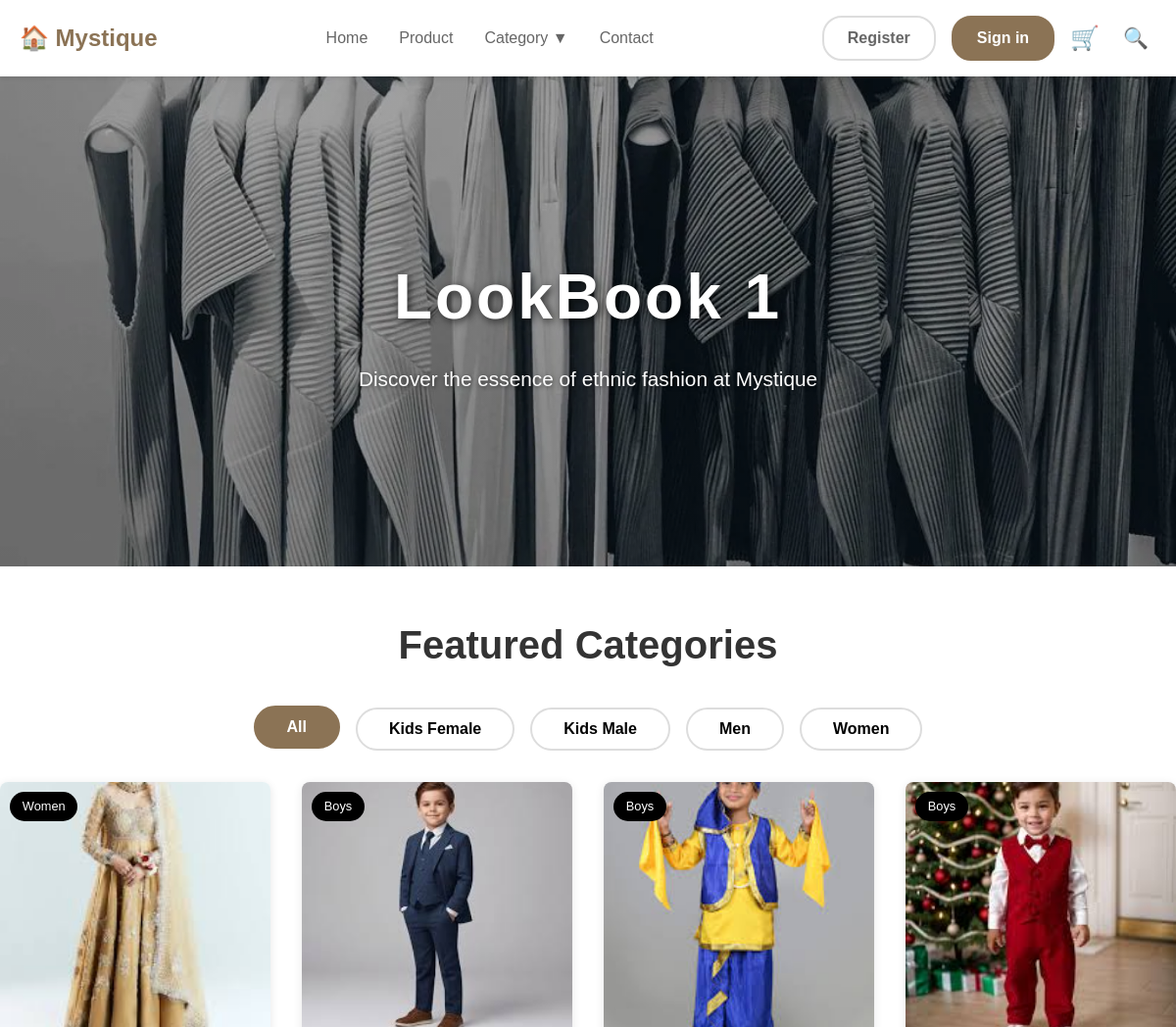
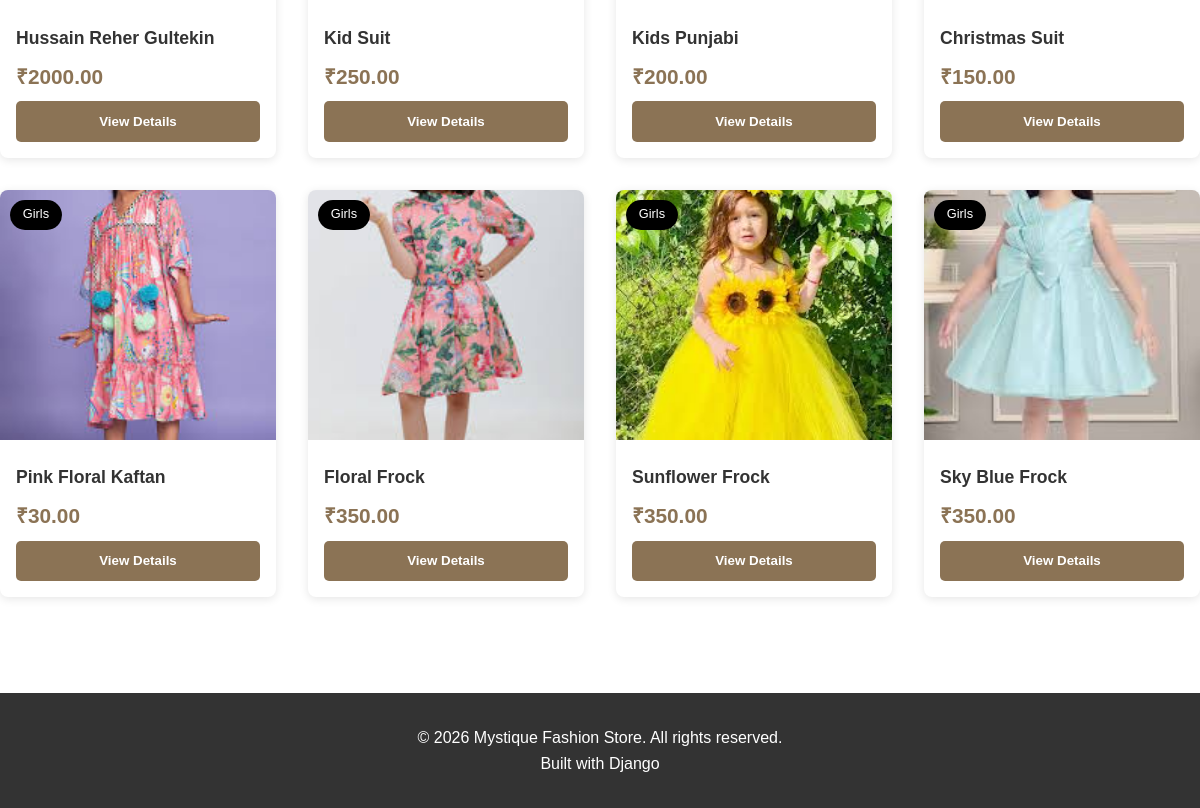
The app's page /, older data (2 pictures, top to bottom).
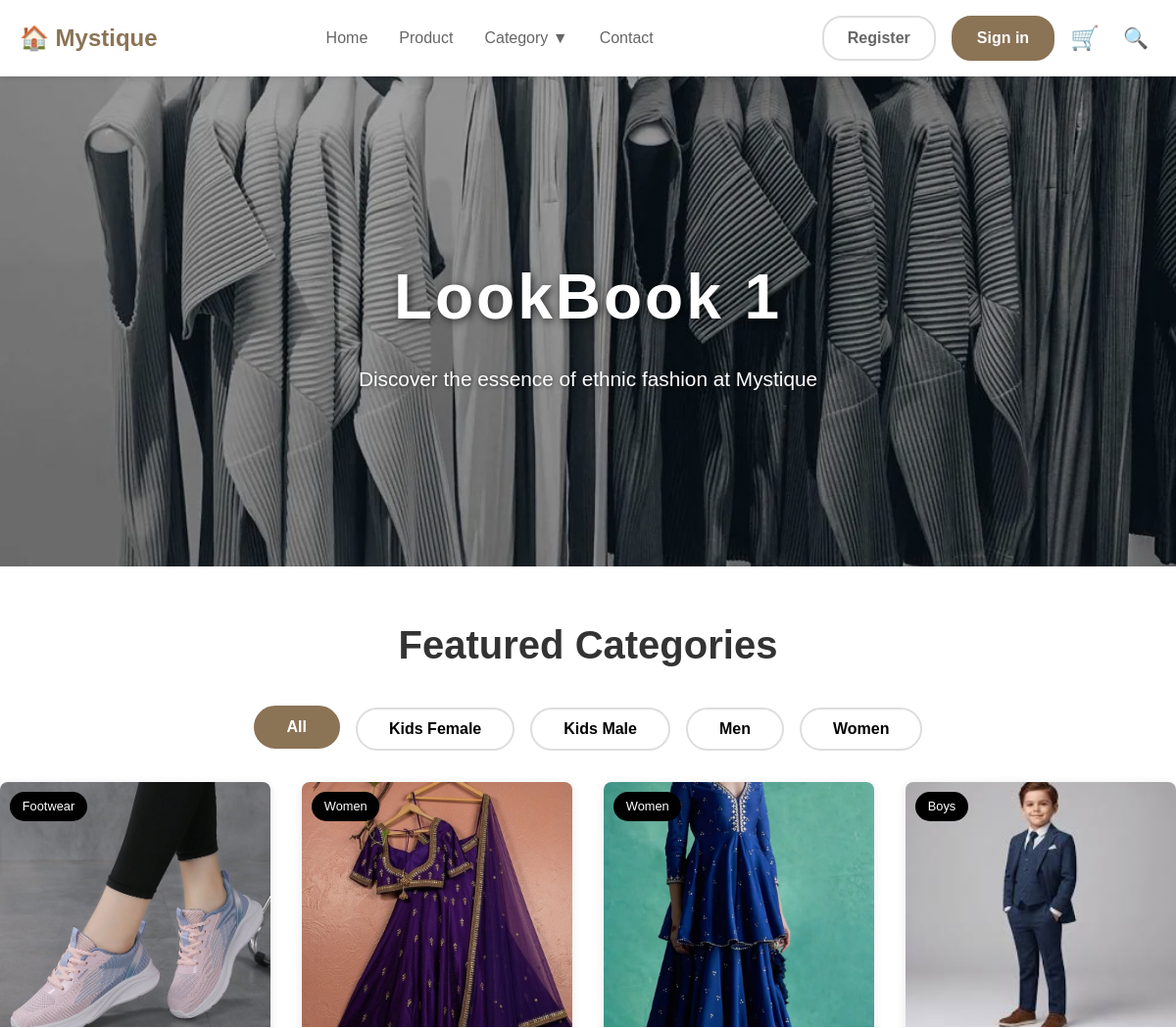
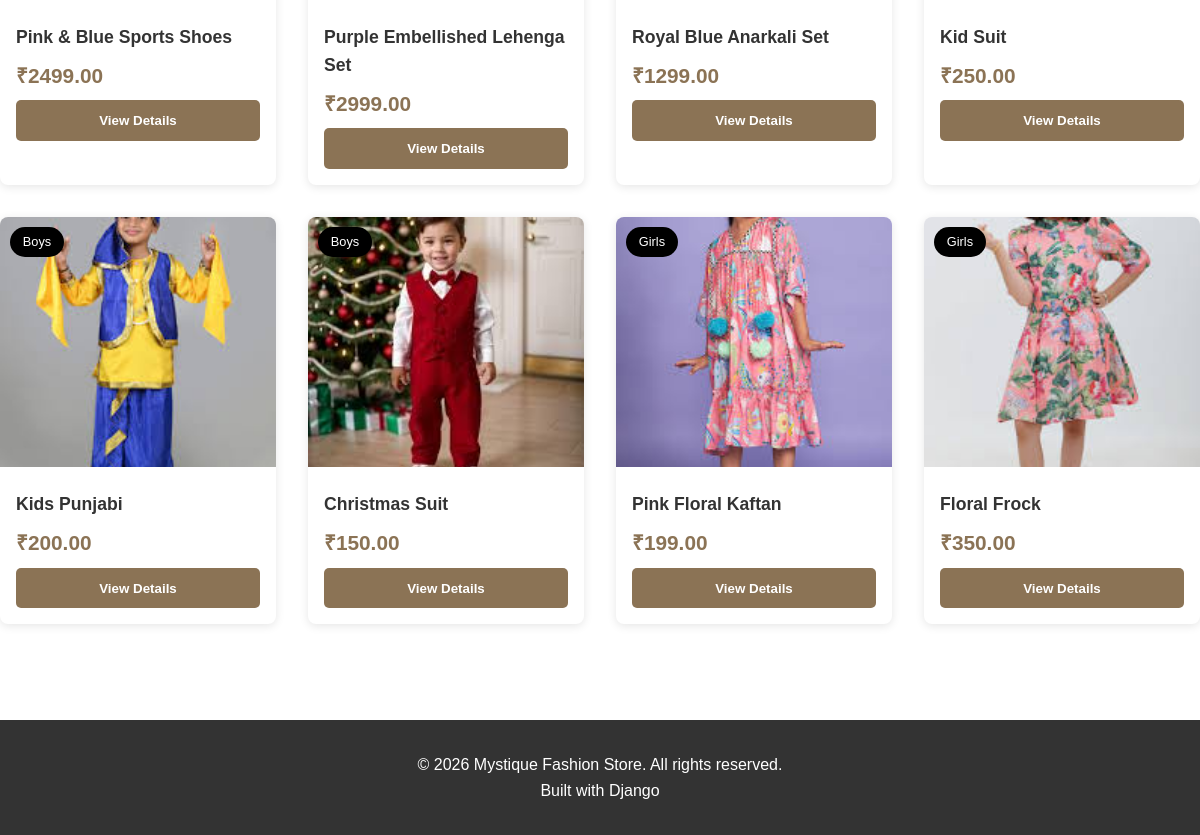
The same page, newer data (2 pictures, top to bottom).
### products/models.py (models this page shows, shortened)
class Product(models.Model):
    STOCK_STATUS = [
        ('IN_STOCK', 'In Stock'),
        ('OUT_OF_STOCK', 'Out of Stock'),
    ]
    SIZE_CHOICES = [
        ('XS', 'Extra Small'),
        ('S', 'Small'),
        ('M', 'Medium'),
        ('L', 'Large'),
        ('XL', 'Extra Large'),
        ('XXL', '2XL'),
        ('FREE', 'Free Size'),
    ]
    name = models.CharField(max_length=200)
    slug = models.SlugField(unique=True, blank=True)
    category = models.ForeignKey(Category, on_delete=models.CASCADE, related_name='products')
    price = models.DecimalField(max_digits=10, decimal_places=2)
    description = models.TextField(blank=True)
    image = models.ImageField(upload_to='products/')
    stock_status = models.CharField(max_length=20, choices=STOCK_STATUS, default='IN_STOCK')
    available_sizes = models.CharField(max_length=200, help_text='Comma-separated sizes')
    created_at = models.DateTimeField(auto_now_add=True)
    updated_at = models.DateTimeField(auto_now=True)
    featured = models.BooleanField(default=False)
    class Meta:
        ordering = ['-created_at']

class Category(models.Model):
    CATEGORY_CHOICES = [
        ('ALL', 'All'),
        ('KIDS_FEMALE', 'Girls'),
        ('KIDS_MALE', 'Boys'),
        ('MEN', 'Men'),
        ('WOMEN', 'Women'),
        ('FOOTWEAR', 'Footwear'),
    ]
    name = models.CharField(max_length=100, choices=CATEGORY_CHOICES, unique=True)
    slug = models.SlugField(unique=True, blank=True)
    description = models.TextField(blank=True)
    created_at = models.DateTimeField(auto_now_add=True)
    class Meta:
        verbose_name_plural = 'Categories'
        ordering = ['name']

### core/views.py (the view)
# urls.py: path('', views.home_view, name='home'),
def home_view(request):
    featured_products = Product.objects.filter(featured=True)[:8]
    categories = Category.objects.all()
    kids_female = Product.objects.filter(category__name='KIDS_FEMALE')[:4]
    kids_male = Product.objects.filter(category__name='KIDS_MALE')[:4]
    context = {
        'featured_products': featured_products,
        'categories': categories,
        'kids_female': kids_female,
        'kids_male': kids_male,
    }
    return render(request, 'core/home.html', context)

### cart/context_processors.py (called while the page is built)
def cart_context(request):
    return {
        'cart_count': get_cart_count(request),
        'cart_total': get_cart_total(request),
    }

### cart/utils.py (called while the page is built, shortened)
def get_cart_total(request):
    if request.user.is_authenticated:
        cart = get_user_cart(request.user)
        return cart.get_total()
    else:
        session_cart = SessionCart(request)
        return session_cart.get_total()

def get_cart_count(request):
    if request.user.is_authenticated:
        cart = get_user_cart(request.user)
        return cart.get_items_count()
    else:
        session_cart = SessionCart(request)
        return session_cart.get_items_count()

    def get_items(self):
        product_ids = self.cart.keys()
        products = Product.objects.filter(id__in=product_ids)
        items = []
        return items

    def get_total(self):
        return sum(Decimal(item['subtotal']) for item in self.get_items())

    def get_items_count(self):
        return sum(item['quantity'] for item in self.cart.values())

### core/templates/core/home.html (shortened to what this page needs)
{% extends 'base.html' %}
{% load static %}
{% block content %}
<section class="hero-section">
    <div class="hero-content">
        <h1>LookBook 1</h1>
        <p>Discover the essence of ethnic fashion at Mystique</p>
    </div>
</section>
<section class="featured-section container">
    <h2 class="section-title">Featured Categories</h2>
    <div class="category-tabs">
        <button class="category-tab active" data-category="all">All</button>
        <button class="category-tab" data-category="KIDS_FEMALE">Kids Female</button>
        <button class="category-tab" data-category="KIDS_MALE">Kids Male</button>
        <button class="category-tab" data-category="MEN">Men</button>
        <button class="category-tab" data-category="WOMEN">Women</button>
    </div>
    <div class="products-grid" id="productsGrid">
        {% for product in featured_products %}
        <div class="product-card" data-category="{{ product.category.name }}">
            <div style="position: relative;">
                <img src="{{ product.image.url }}" alt="{{ product.name }}" class="product-image">
                <span class="product-badge">{{ product.category.get_name_display }}</span>
            </div>
            <div class="product-info">
                <h3 class="product-name">{{ product.name }}</h3>
                <p class="product-price">₹{{ product.price }}</p>
                <a href="{% url 'products:product_detail' product.slug %}" style="text-decoration: none;">
                    <button class="view-btn">View Details</button>
                </a>
            </div>
        </div>
        {% endfor %}
    </div>
</section>
{% endblock %}

Row changes from the older to the newer data that the page shows:
removed Product: image (picture), category.name "Women", name "Hussain Reher Gultekin", price "2000.00"
no longer on this page (row unchanged): Product: image (picture), category.name "Girls", name "Sunflower Frock", price "350.00"
no longer on this page (row unchanged): Product: image (picture), category.name "Girls", name "Sky Blue Frock", price "350.00"
added Product: image (picture), category.name "Footwear", name "Pink & Blue Sports Shoes", price "2499.00"
added Product: image (picture), category.name "Women", name "Purple Embellished Lehenga Set", price "2999.00"
added Product: image (picture), category.name "Women", name "Royal Blue Anarkali Set", price "1299.00"
changed Product "Pink Floral Kaftan": price "30.00" → "199.00"
